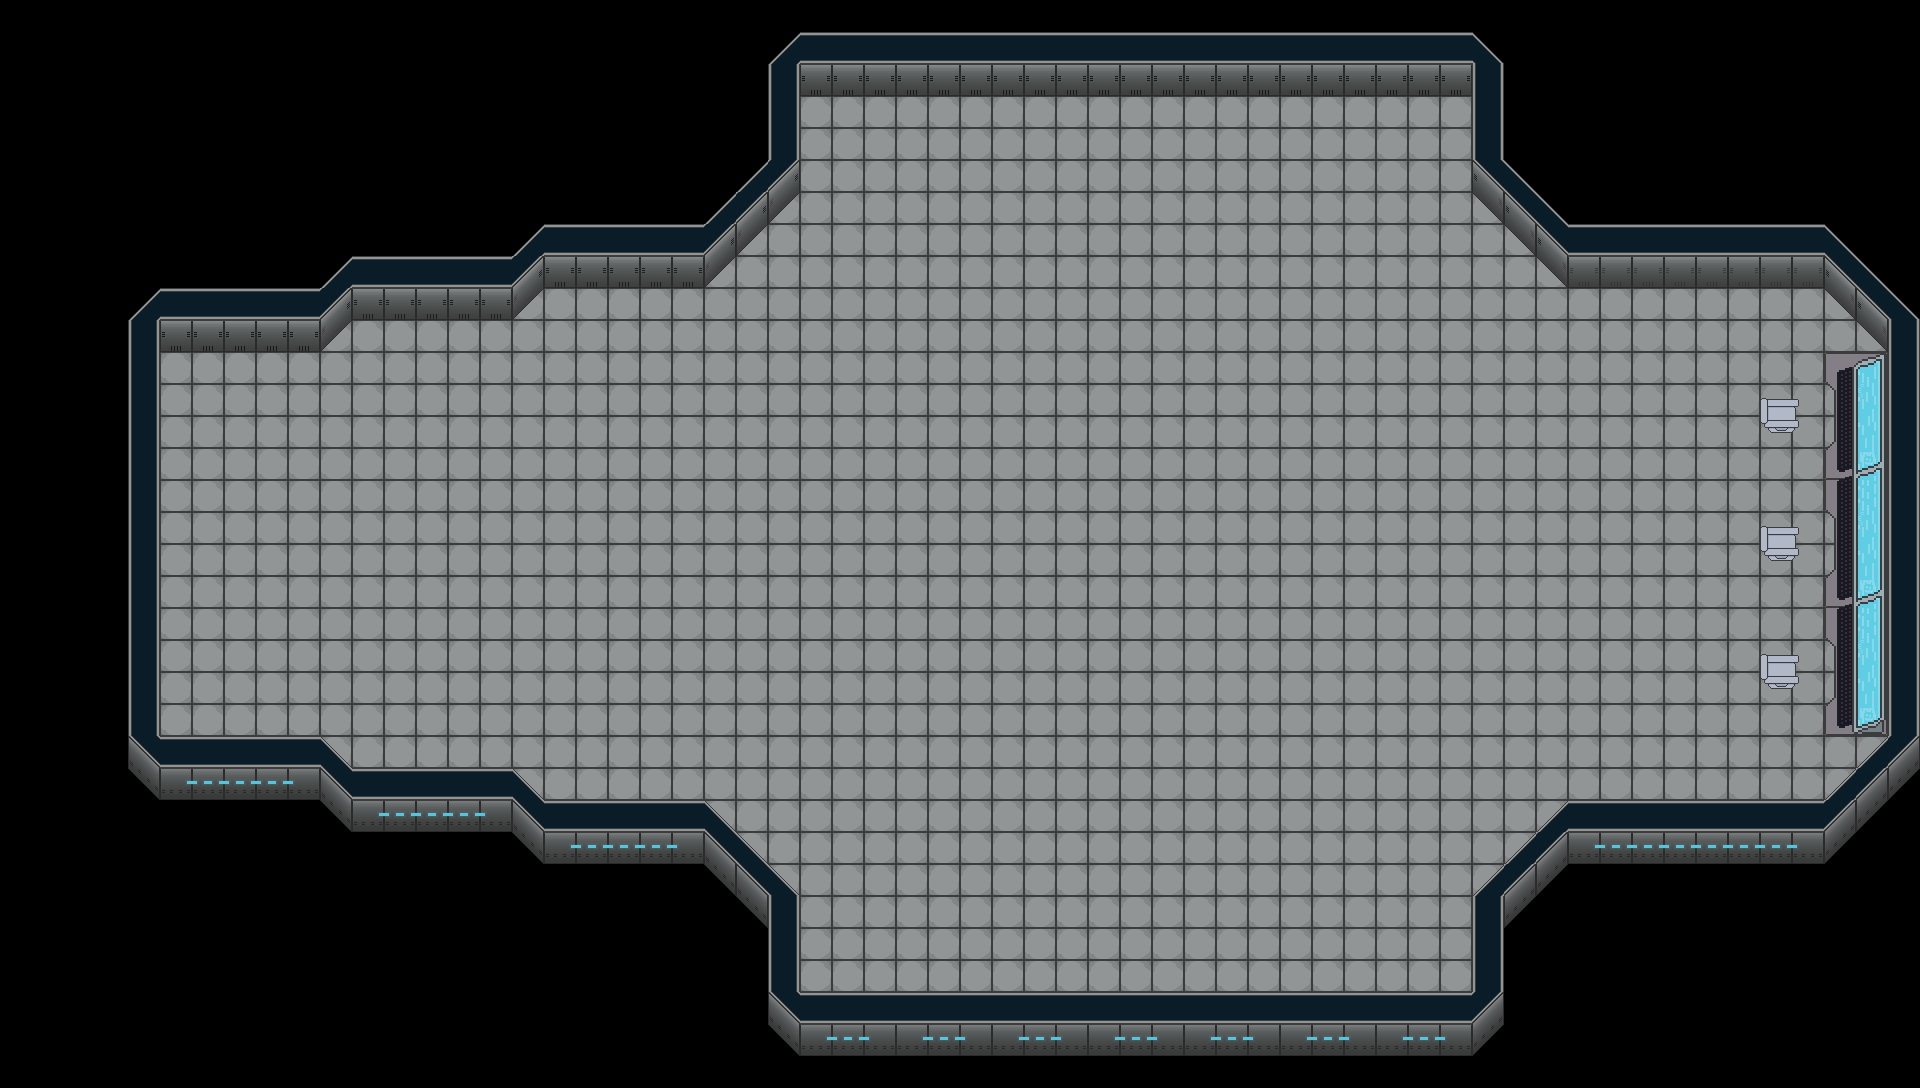

Rendered tile map (Tiled .tmx) drawn with the repository's tilesets; below, a short description and the map source with its tile grids summarised:
An orthogonal 60x34 tile map with 32x32 px tiles, 2 tile layers (Calque de Tuiles 1, Tile Layer 2) and 38 objects (23x rectangle, 15x poly).

<map version="1.10" tiledversion="1.11.0" orientation="orthogonal" renderorder="right-down" width="60" height="34" tilewidth="32" tileheight="32" infinite="0" nextlayerid="6" nextobjectid="46">
 <tileset firstgid="1" name="Ship" tilewidth="32" tileheight="32" tilecount="256" columns="16">
  <image source="../../assets/Tileset/Tileset_Floor1.png" width="512" height="512" />
 </tileset>
 <layer id="1" name="Calque de Tuiles 1" width="60" height="34">
  <data>[2040 cells, 1356 non-empty, 16 distinct tile ids]</data>
 </layer>
 <layer id="5" name="Tile Layer 2" width="60" height="34">
  <data>[2040 cells, 116 non-empty, 25 distinct tile ids]</data>
 </layer>
 <objectgroup id="4" name="Collides">
  <object id="4" type="rectangle" x="130.905" y="288.37" width="25.9992" height="509.291" />
  <object id="7" type="rectangle" x="771.212" y="33.7041" width="730.865" height="40.6013" />
  <object id="8" type="rectangle" x="1888.84" y="298.829" width="29.899" height="492.999" />
  <object id="9" type="rectangle" x="767.98" y="994.566" width="735.289" height="56.4593" />
  <object id="10" type="poly" x="1826.62" y="208.019">
   <polygon points="-1.15886,-1.46067 90.1793,87.1026 60.0004,117.12 -2.34671,59.2491" />
  </object>
  <object id="11" type="poly" x="1500.78" y="73.9474">
   <polygon points="0,0 1.94401,123.665 -27.2162,94.681 -27.5531,-3.71295" />
  </object>
  <object id="12" type="poly" x="1536.79" y="161.649">
   <polygon points="0,0 -0.74722,77.0978 29.8888,103.956 29.5152,23.6981" />
  </object>
  <object id="13" type="rectangle" x="1568.22" y="224.853" width="255.88" height="43.8491" />
  <object id="14" type="rectangle" x="1504.26" y="160.1" width="32.1765" height="42.3004" />
  <object id="15" type="rectangle" x="736.229" y="160.883" width="32.1765" height="40.3646" />
  <object id="16" type="rectangle" x="543.936" y="225.236" width="159.35" height="41.5178" />
  <object id="17" type="rectangle" x="352.792" y="257.795" width="159.733" height="34.9523" />
  <object id="18" type="rectangle" x="159.733" y="288.822" width="159.35" height="40.7477" />
  <object id="19" type="rectangle" x="159.733" y="735.846" width="160.116" height="63.2039" />
  <object id="20" type="rectangle" x="352.792" y="768.789" width="159.35" height="62.4378" />
  <object id="21" type="rectangle" x="545.085" y="800.965" width="159.35" height="62.4378" />
  <object id="22" type="rectangle" x="705.585" y="830.46" width="29.4951" height="33.7087" />
  <object id="23" type="rectangle" x="736.229" y="865.318" width="32.5596" height="62.8208" />
  <object id="24" type="rectangle" x="769.938" y="895.197" width="29.8782" height="98.0617" />
  <object id="25" type="rectangle" x="1473.22" y="896.346" width="29.8782" height="97.6787" />
  <object id="26" type="rectangle" x="1504.63" y="865.318" width="31.7935" height="62.8208" />
  <object id="27" type="rectangle" x="1567.46" y="800.582" width="256.263" height="62.8208" />
  <object id="28" type="poly" x="799.816" y="75.5787">
   <polygon points="0,0 0,93.5588 -31.0274,124.124 -31.0274,-1.86372" />
  </object>
  <object id="29" type="poly" x="735.714" y="148.432">
   <polygon points="0,0 0.389239,86.6149 -31.9176,115.603 -31.5284,28.2896" />
  </object>
  <object id="30" type="poly" x="543.553" y="216.725">
   <polygon points="0,0 0,50.0561 -31.0274,74.4811 -30.6443,24.1234" />
  </object>
  <object id="31" type="poly" x="352.026" y="241.163">
   <polygon points="0,0 0,57.8484 -32.5596,86.084 -33.3257,28.5799" />
  </object>
  <object id="32" type="poly" x="319.85" y="736.612">
   <polygon points="0,0 32.5596,31.7935 32.1765,94.9973 0,62.8208" />
  </object>
  <object id="33" type="poly" x="512.909" y="769.555">
   <polygon points="0,0 31.7935,32.1765 31.4104,93.0821 -0.766107,61.2886" />
  </object>
  <object id="34" type="poly" x="705.202" y="802.114">
   <polygon points="0,0 28.346,27.5799 -0.766107,28.729" />
  </object>
  <object id="35" type="poly" x="704.053" y="864.169">
   <polygon points="0,0 0,31.4104 30.6443,62.8208 31.7935,1.14916" />
  </object>
  <object id="36" type="poly" x="769.172" y="865.318">
   <polygon points="0,0 29.8782,29.8782 0.383054,29.1121" />
  </object>
  <object id="37" type="poly" x="1503.87" y="866.084">
   <polygon points="0,0 0.383054,29.8782 -31.0274,30.2612" />
  </object>
  <object id="38" type="poly" x="1567.07" y="802.114">
   <polygon points="0,0 0,93.8482 -29.8782,124.876 -29.4951,29.4951" />
  </object>
  <object id="39" type="poly" x="1888.07" y="738.144">
   <polygon points="0,0 0.383054,61.2886 -63.97,126.025 -63.5869,61.2886" />
  </object>
  <object id="41" type="rectangle" x="1824.86" y="352.268" width="60.8988" height="382.717" />
  <object id="42" type="rectangle" x="1761.11" y="398.223" width="37.5413" height="17.345" />
  <object id="44" type="rectangle" x="1760.88" y="527.004" width="37.5413" height="16.8698" />
  <object id="45" type="rectangle" x="1760.64" y="654.359" width="38.0165" height="17.345" />
 </objectgroup>
</map>